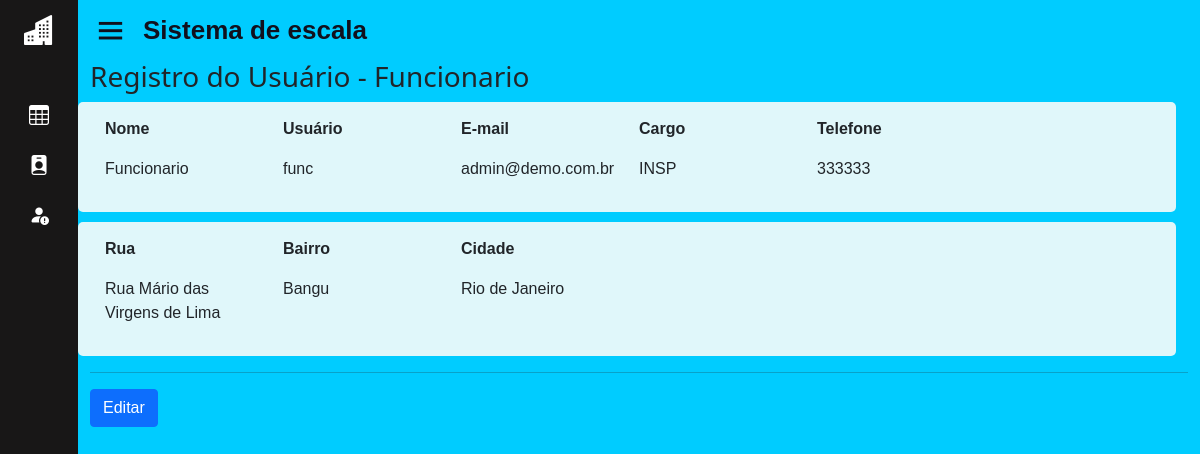
The page /home.php?page=perfil_func&msg=2 (signed in) on the database as committed earlier.
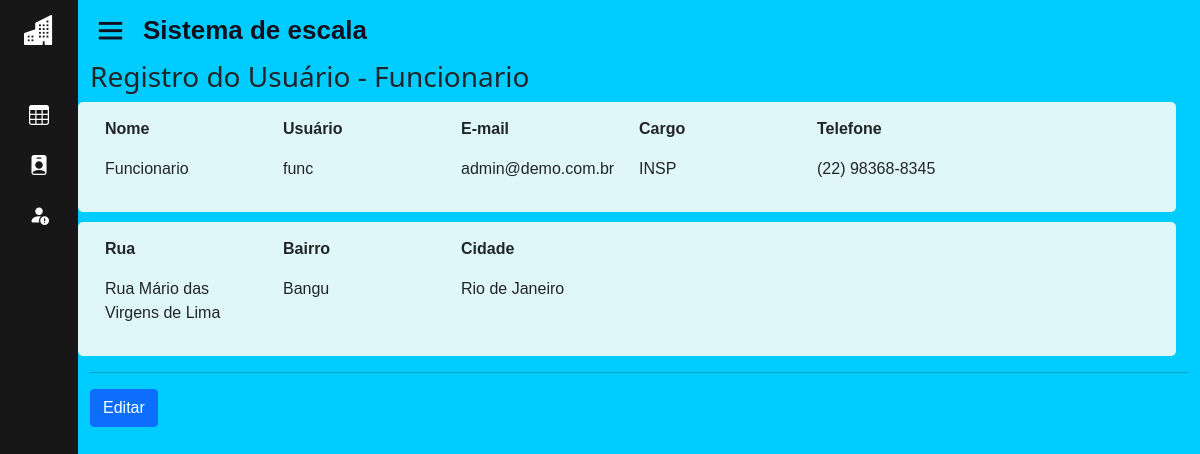
The same page on the database as committed later.
### tables this page shows
CREATE TABLE IF NOT EXISTS `funcionario` (
  `id_func` int(11) NOT NULL AUTO_INCREMENT,
  `nome_func` varchar(50) NOT NULL,
  `cargo_func` varchar(50) DEFAULT NULL,
  `turno` varchar(50) DEFAULT NULL,
  `telefone_func` varchar(50) NOT NULL,
  `sexo_func` varchar(50) NOT NULL,
  `email_func` varchar(50) NOT NULL,
  `id_st` int(11) DEFAULT NULL,
  PRIMARY KEY (`id_func`) USING BTREE,
  KEY `FK_funcionario_setor` (`id_st`),
  CONSTRAINT `FK_funcionario_setor` FOREIGN KEY (`id_st`) REFERENCES `setor` (`id_st`) ON DELETE CASCADE ON UPDATE CASCADE
);

### sis/funcionario_perfil/perfil_func.php (the view, shortened to what this page needs)
<?php
$id = (int) $_SESSION['UsuarioID'];
$con = mysqli_connect('localhost', 'root', '', 'sisescala');
$sql = mysqli_query($con, "SELECT * FROM usuarios, funcionario, endereco WHERE id = $id");
$row = mysqli_fetch_array($sql);
?>
<div id="main" class="container-fluid">
    <h3 class="page-header">Registro do Usuário - <?php echo $row['nome'] ; ?> </h3>
    <div class="row" style="background-color: #e0f7fa; padding: 15px; border-radius: 5px;">
        <div class="col-md-2">
            <p><strong>Nome</strong></p>
            <p><?php echo $row['nome']; ?></p>
        </div>
        <div class="col-md-2">
            <p><strong>Usuário</strong></p>
            <p><?php echo $row['usuario']; ?></p>
        </div>
        <div class="col-md-2">
            <p><strong>E-mail</strong></p>
            <p><?php echo $row['email']; ?></p>
        </div>
        <div class="col-md-2">
            <p><strong>Cargo</strong></p>
            <p><?php echo $row['cargo_func']; ?></p>
        </div>
        <div class="col-md-2">
            <p><strong>Telefone</strong></p>
            <p><?php echo $row['telefone_func']; ?></p>
        </div>
    </div>
    <div class="row" style="background-color: #e0f7fa; padding: 15px; margin-top: 10px; border-radius: 5px;">
        <div class="col-md-2">
            <p><strong>Rua</strong></p>
            <p><?php echo $row['rua_end']; ?></p>
        </div>
        <div class="col-md-2">
            <p><strong>Bairro</strong></p>
            <p><?php echo $row['bairro_end']; ?></p>
        </div>
        <div class="col-md-2">
            <p><strong>Cidade</strong></p>
            <p><?php echo $row['cidade_end']; ?></p>
        </div>
    </div>
    <hr/>
    <div id="actions" class="row">
        <div class="col-md-12">
            <?php echo "<a href=?page=fedita_usu2&id=".$row['id']." class='btn btn-primary'>Editar</a>"; ?>
        </div>
    </div>
</div>

Rows that differ between the two databases and show on the page:
changed funcionario "INSP": telefone_func "333333" → "(22) 98368-8345"
